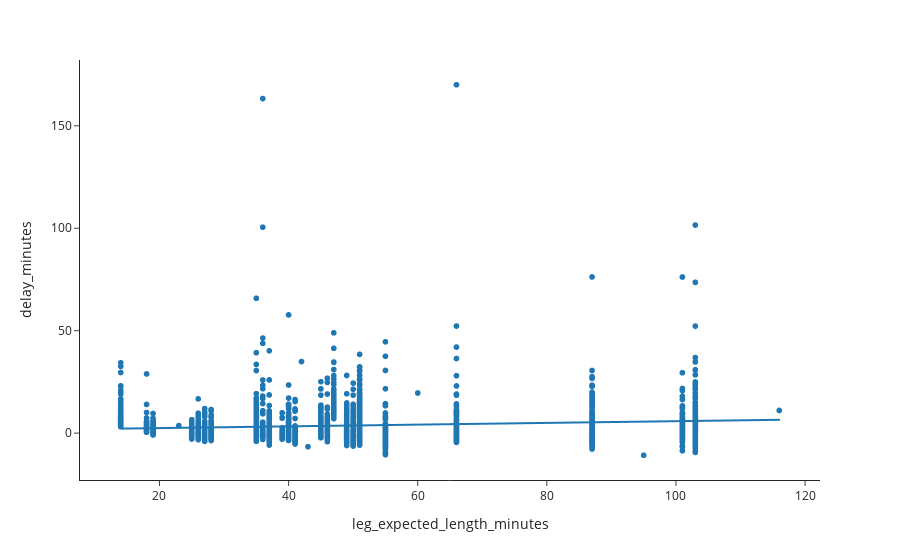

The code cell stored with this chart in its notebook:
### Code cell
df = via_inter_legs_clean


fig = px.scatter(df, x="leg_expected_length_minutes", y="delay_minutes", trendline="ols")
fig.show()

### Figure 1 — Plotly figure (JSON) as saved in the notebook; plotly's stock layout.template omitted (floating-point values rounded to 4 significant figures; data arrays with more than 128 entries replaced by an {"elided": "..."} marker saying what was removed)
{"data": [{"hovertemplate": "leg_expected_length_minutes=%{x}<br>delay_minutes=%{y}<extra></extra>", "legendgroup": "", "marker": {"color": "#1F77B4", "symbol": "circle"}, "mode": "markers", "name": "", "showlegend": false, "type": "scattergl", "x": {"elided": "2732 float values"}, "xaxis": "x", "y": {"elided": "2732 float values"}, "yaxis": "y"}, {"hovertemplate": "<b>OLS trendline</b><br>delay_minutes = 0.0421189 * leg_expected_length_minutes + 1.61409<br>R<sup>2</sup>=0.010835<br><br>leg_expected_length_minutes=%{x}<br>delay_minutes=%{y} <b>(trend)</b><extra></extra>", "legendgroup": "", "marker": {"color": "#1F77B4", "symbol": "circle"}, "mode": "lines", "name": "", "showlegend": false, "type": "scattergl", "x": {"elided": "2732 float values"}, "xaxis": "x", "y": {"elided": "2732 float values"}, "yaxis": "y"}], "layout": {"legend": {"tracegroupgap": 0}, "margin": {"t": 60}, "xaxis": {"anchor": "y", "domain": [0, 1], "title": {"text": "leg_expected_length_minutes"}}, "yaxis": {"anchor": "x", "domain": [0, 1], "title": {"text": "delay_minutes"}}}}
